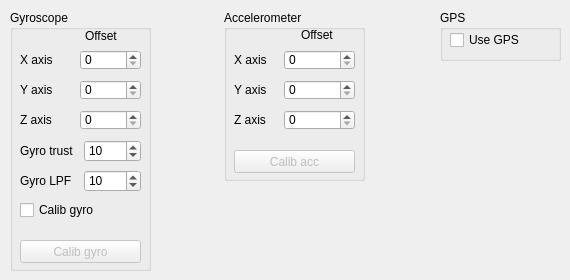
    <widget class="QWidget" name="tab_imuConfig">
     <attribute name="title">
      <string>IMU Configure</string>
     </attribute>
     <widget class="QGroupBox" name="rcConfig_groupBox_2">
      <property name="geometry">
       <rect>
        <x>10</x>
        <y>10</y>
        <width>141</width>
        <height>261</height>
       </rect>
      </property>
      <property name="title">
       <string>Gyroscope</string>
      </property>
      <widget class="QWidget" name="layoutWidget_3">
       <property name="geometry">
        <rect>
         <x>10</x>
         <y>160</y>
         <width>121</width>
         <height>22</height>
        </rect>
       </property>
       <layout class="QHBoxLayout" name="horizontalLayout_23">
        <item>
         <widget class="QLabel" name="label_45">
          <property name="text">
           <string>Gyro LPF</string>
          </property>
         </widget>
        </item>
        <item>
         <widget class="QSpinBox" name="gyro_LPF">
          <property name="toolTip">
           <string>gyro low pass filter gain</string>
          </property>
          <property name="minimum">
           <number>0</number>
          </property>
          <property name="maximum">
           <number>255</number>
          </property>
          <property name="singleStep">
           <number>1</number>
          </property>
          <property name="value">
           <number>10</number>
          </property>
         </widget>
        </item>
       </layout>
      </widget>
      <widget class="QPushButton" name="calibGyro_Button">
       <property name="enabled">
        <bool>false</bool>
       </property>
       <property name="geometry">
        <rect>
         <x>10</x>
         <y>230</y>
         <width>121</width>
         <height>23</height>
        </rect>
       </property>
       <property name="text">
        <string>Calib gyro</string>
       </property>
      </widget>
      <widget class="QWidget" name="layoutWidget">
       <property name="geometry">
        <rect>
         <x>10</x>
         <y>130</y>
         <width>121</width>
         <height>22</height>
        </rect>
       </property>
       <layout class="QHBoxLayout" name="horizontalLayout_24">
        <item>
         <widget class="QLabel" name="label_48">
          <property name="text">
           <string>Gyro trust</string>
          </property>
         </widget>
        </item>
        <item>
         <widget class="QSpinBox" name="gyroTrust">
          <property name="toolTip">
           <string>gyro trust factor</string>
          </property>
          <property name="minimum">
           <number>0</number>
          </property>
          <property name="maximum">
           <number>100</number>
          </property>
          <property name="singleStep">
           <number>1</number>
          </property>
          <property name="value">
           <number>10</number>
          </property>
         </widget>
        </item>
       </layout>
      </widget>
      <widget class="QSpinBox" name="gyroX_offset">
       <property name="geometry">
        <rect>
         <x>70</x>
         <y>40</y>
         <width>61</width>
         <height>20</height>
        </rect>
       </property>
       <property name="toolTip">
        <string>gyro offset value of X axis</string>
       </property>
       <property name="minimum">
        <number>0</number>
       </property>
       <property name="maximum">
        <number>10000</number>
       </property>
       <property name="singleStep">
        <number>1</number>
       </property>
       <property name="value">
        <number>0</number>
       </property>
      </widget>
      <widget class="QSpinBox" name="gyroY_offset">
       <property name="geometry">
        <rect>
         <x>70</x>
         <y>70</y>
         <width>61</width>
         <height>20</height>
        </rect>
       </property>
       <property name="toolTip">
        <string>gyro offset value of Y axis</string>
       </property>
       <property name="minimum">
        <number>0</number>
       </property>
       <property name="maximum">
        <number>10000</number>
       </property>
       <property name="singleStep">
        <number>1</number>
       </property>
       <property name="value">
        <number>0</number>
       </property>
      </widget>
      <widget class="QSpinBox" name="gyroZ_offset">
       <property name="geometry">
        <rect>
         <x>70</x>
         <y>100</y>
         <width>61</width>
         <height>20</height>
        </rect>
       </property>
       <property name="toolTip">
        <string>gyro offset value of Z axis</string>
       </property>
       <property name="minimum">
        <number>0</number>
       </property>
       <property name="maximum">
        <number>10000</number>
       </property>
       <property name="singleStep">
        <number>1</number>
       </property>
       <property name="value">
        <number>0</number>
       </property>
      </widget>
      <widget class="QLabel" name="label_60">
       <property name="geometry">
        <rect>
         <x>10</x>
         <y>100</y>
         <width>41</width>
         <height>20</height>
        </rect>
       </property>
       <property name="text">
        <string>Z axis</string>
       </property>
      </widget>
      <widget class="QLabel" name="label_61">
       <property name="geometry">
        <rect>
         <x>10</x>
         <y>40</y>
         <width>41</width>
         <height>20</height>
        </rect>
       </property>
       <property name="text">
        <string>X axis</string>
       </property>
      </widget>
      <widget class="QLabel" name="label_62">
       <property name="geometry">
        <rect>
         <x>10</x>
         <y>70</y>
         <width>41</width>
         <height>20</height>
        </rect>
       </property>
       <property name="text">
        <string>Y axis</string>
       </property>
      </widget>
      <widget class="QLabel" name="label_63">
       <property name="geometry">
        <rect>
         <x>75</x>
         <y>16</y>
         <width>41</width>
         <height>20</height>
        </rect>
       </property>
       <property name="text">
        <string>Offset</string>
       </property>
      </widget>
      <widget class="QCheckBox" name="calibGyro">
       <property name="geometry">
        <rect>
         <x>10</x>
         <y>190</y>
         <width>101</width>
         <height>20</height>
        </rect>
       </property>
       <property name="toolTip">
        <string>choose calib gyro or not when system is powered on</string>
       </property>
       <property name="text">
        <string>Calib gyro</string>
       </property>
      </widget>
     </widget>
     <widget class="QGroupBox" name="rcConfig_groupBox_4">
      <property name="geometry">
       <rect>
        <x>440</x>
        <y>10</y>
        <width>121</width>
        <height>51</height>
       </rect>
      </property>
      <property name="title">
       <string>GPS</string>
      </property>
      <widget class="QCheckBox" name="useGPS">
       <property name="geometry">
        <rect>
         <x>10</x>
         <y>20</y>
         <width>71</width>
         <height>20</height>
        </rect>
       </property>
       <property name="toolTip">
        <string>check if your system uses GPS</string>
       </property>
       <property name="text">
        <string>Use GPS</string>
       </property>
      </widget>
     </widget>
     <widget class="QGroupBox" name="rcConfig_groupBox_3">
      <property name="geometry">
       <rect>
        <x>224</x>
        <y>10</y>
        <width>141</width>
        <height>171</height>
       </rect>
      </property>
      <property name="title">
       <string>Accelerometer</string>
      </property>
      <widget class="QPushButton" name="calibAcc_Button">
       <property name="enabled">
        <bool>false</bool>
       </property>
       <property name="geometry">
        <rect>
         <x>10</x>
         <y>140</y>
         <width>121</width>
         <height>23</height>
        </rect>
       </property>
       <property name="text">
        <string>Calib acc</string>
       </property>
      </widget>
      <widget class="QSpinBox" name="accX_offset">
       <property name="geometry">
        <rect>
         <x>60</x>
         <y>40</y>
         <width>71</width>
         <height>20</height>
        </rect>
       </property>
       <property name="toolTip">
        <string>acc offset value of X axis</string>
       </property>
       <property name="minimum">
        <number>0</number>
       </property>
       <property name="maximum">
        <number>10000</number>
       </property>
       <property name="singleStep">
        <number>1</number>
       </property>
       <property name="value">
        <number>0</number>
       </property>
      </widget>
      <widget class="QSpinBox" name="accY_offset">
       <property name="geometry">
        <rect>
         <x>60</x>
         <y>70</y>
         <width>71</width>
         <height>20</height>
        </rect>
       </property>
       <property name="toolTip">
        <string>acc offset value of Y axis</string>
       </property>
       <property name="minimum">
        <number>0</number>
       </property>
       <property name="maximum">
        <number>10000</number>
       </property>
       <property name="singleStep">
        <number>1</number>
       </property>
       <property name="value">
        <number>0</number>
       </property>
      </widget>
      <widget class="QSpinBox" name="accZ_offset">
       <property name="geometry">
        <rect>
         <x>60</x>
         <y>100</y>
         <width>71</width>
         <height>20</height>
        </rect>
       </property>
       <property name="toolTip">
        <string>acc offset value of Z axis</string>
       </property>
       <property name="minimum">
        <number>0</number>
       </property>
       <property name="maximum">
        <number>10000</number>
       </property>
       <property name="singleStep">
        <number>1</number>
       </property>
       <property name="value">
        <number>0</number>
       </property>
      </widget>
      <widget class="QLabel" name="label_53">
       <property name="geometry">
        <rect>
         <x>10</x>
         <y>40</y>
         <width>57</width>
         <height>20</height>
        </rect>
       </property>
       <property name="text">
        <string>X axis</string>
       </property>
      </widget>
      <widget class="QLabel" name="label_54">
       <property name="geometry">
        <rect>
         <x>10</x>
         <y>70</y>
         <width>57</width>
         <height>20</height>
        </rect>
       </property>
       <property name="text">
        <string>Y axis</string>
       </property>
      </widget>
      <widget class="QLabel" name="label_55">
       <property name="geometry">
        <rect>
         <x>10</x>
         <y>100</y>
         <width>57</width>
         <height>20</height>
        </rect>
       </property>
       <property name="text">
        <string>Z axis</string>
       </property>
      </widget>
      <widget class="QLabel" name="label_58">
       <property name="geometry">
        <rect>
         <x>77</x>
         <y>15</y>
         <width>41</width>
         <height>20</height>
        </rect>
       </property>
       <property name="text">
        <string>Offset</string>
       </property>
      </widget>
     </widget>
    </widget>
